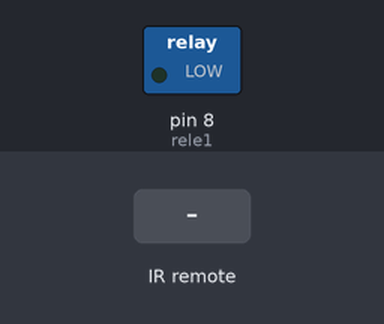
A sketch run on a simulated Arduino Uno, built with avr-gcc and run on an emulated ATmega328P. Parts: switched loads named in the sketch (green lamp = pin HIGH). The inputs (shaded band) are chosen by the test bench.

Above: at 1.2 s.
1.3 s: infrared code 0x38C7 received
At 1.9 s:
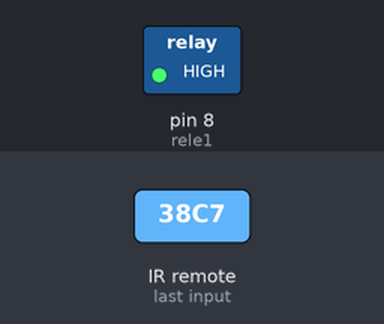
Timing chart, 0 to 4.3 s (numbered marks = the images above; inputs shaded):
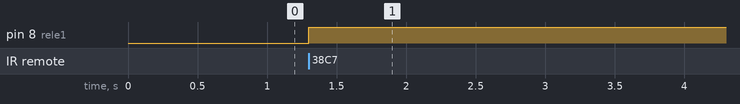

Measured:
- after the input at 1.3 s, pin 8 (rele1): LOW → HIGH at once

The sketch:

Rele.ino
```cpp
// ------------------------------------------------------------------------------------------------------------
// Defines/Variables
// ------------------------------------------------------------------------------------------------------------


#include <IRremote.h>
#define receptor 12
#define rele1 8
#define led0 11
IRrecv rec(receptor);
decode_results resultado;
int rec_val;


// ------------------------------------------------------------------------------------------------------------
// Functions
// ------------------------------------------------------------------------------------------------------------


void OnOffRele(int rele) {
  if (digitalRead(rele) == LOW) {
    digitalWrite(rele, HIGH);
  } else {
    digitalWrite(rele, LOW);
  }
}


// ------------------------------------------------------------------------------------------------------------
// Source
// ------------------------------------------------------------------------------------------------------------


void setup() {
  pinMode(rele1, OUTPUT);
  Serial.begin(9600);
  rec.enableIRIn();
}

void loop() {
  // Caso receba algum sinal infra vermelho
  if (rec.decode(&resultado)) {
    digitalWrite(led0, HIGH);
    rec_val = resultado.value;
    //Serial.println(rec_val, HEX);
    switch (rec_val) {
      case 0x38C7:
        OnOffRele(rele1);
        break;
    }
    rec.resume();
    delay(30);
    digitalWrite(led0, LOW);
  }
}
```
